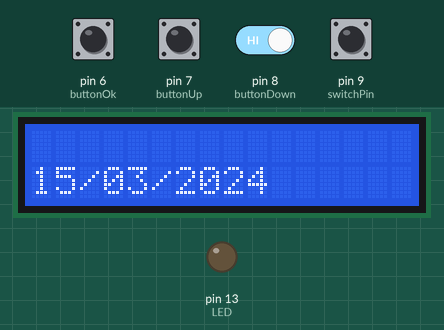
This sketch was run on a simulated Arduino Mega 2560, built with avr-gcc and run on an emulated ATmega2560. On the bench: 16×2 character LCD, output pins drawn as LEDs (lit = HIGH). The inputs (shaded band) are chosen by the test bench; at power-on: pin 6 (buttonOk), pin 7 (buttonUp), pin 8 (buttonDown), pin 9 (switchPin) HIGH. The local clock reads 2024-03-15 10:24:30 at power-on unless the sketch sets it.

Above: at 1.2 s.
1.3 s: pin 6 (buttonOk) pulled LOW for 3.2 s
At 5.0 s:
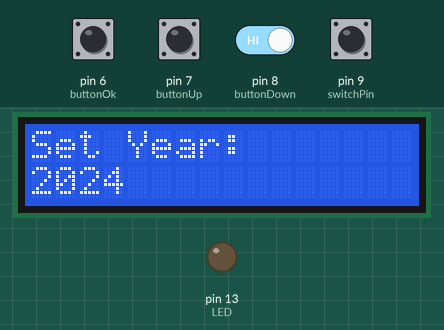
6.0 s: pin 6 (buttonOk) pulled LOW for 1 s
At 8.4 s:
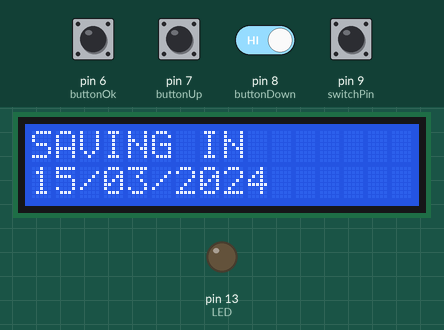
9.2 s: pin 6 (buttonOk) pulled LOW for 0.4 s
At 10.7 s:
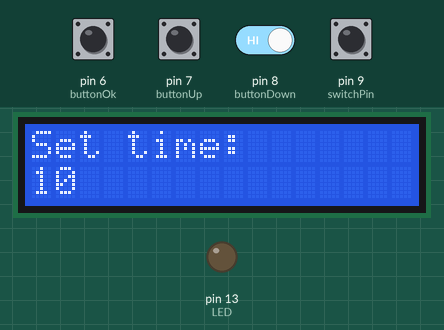
11.1 s: pin 7 (buttonUp) pulled LOW for 1 s
At 12.6 s:
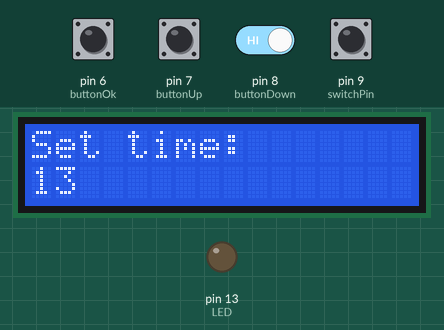
13.6 s: pin 7 (buttonUp) pulled LOW for 0.4 s
At 15.1 s:
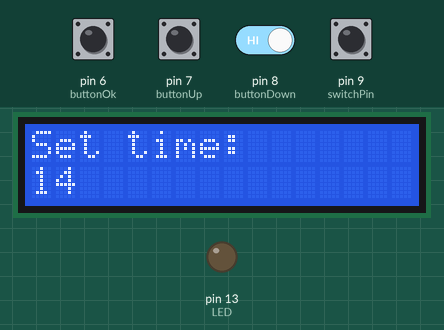
15.5 s: pin 7 (buttonUp) driven LOW and pin 8 (buttonDown) driven LOW
At 16.7 s:
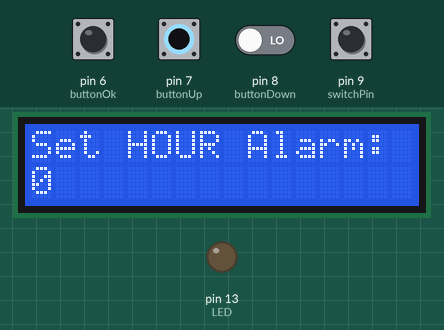
Timing chart, 0 to 18.1 s (numbered marks = the images above; inputs shaded):
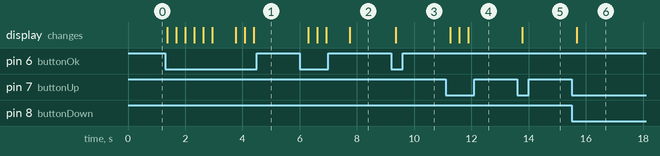

Measured:
- after the input at 1.3 s, the display: first changes after 0.07 s (image 1 shows a later state)
- after the input at 6.0 s, the display: first changes after 0.30 s (image 2 shows a later state)
- after the input at 9.2 s, the display: changes after 0.15 s (image 3)
- after the input at 11.1 s, the display: first changes after 0.15 s (image 4 shows a later state)
- after the input at 13.6 s, the display: changes after 0.18 s (image 5)
- after the input at 15.5 s, the display: changes after 0.19 s (image 6)

The sketch:

LCD.ino
```cpp
#include <Wire.h>
#include <RTClib.h>
#include <LiquidCrystal_I2C.h>
#include <Servo.h>
#include <Stepper.h>

//************************************//
LiquidCrystal_I2C lcd(0x27,16,2); // Display  I2C 16 x 2 (Address, Width, Height)
RTC_DS1307 RTC;

//************Button*****************//
int buttonOk = 6;
int buttonUp = 7;
int buttonDown = 8;
int switchPin = 9; // SWITCH Alarm

//**************Motor***************//

Stepper motor(30,10,11);
int motorPosition = 0;

//**************Alarm***************//
#define LED 13
#define buzzer 10

//************Pills*****************//
int pill_input = 0;

//************Time Variables**************//
int hourupg;
int minupg;
int yearupg;
int monthupg;
int dayupg;
int menu =0;
int setAll =0;

uint8_t alarmHours = 0, alarmMinutes = 0;

void setup()
{

  lcd.begin();
  lcd.backlight();
  lcd.clear();

  pinMode(buttonOk,INPUT_PULLUP);
  pinMode(buttonUp,INPUT_PULLUP);
  pinMode(buttonDown,INPUT_PULLUP);
  pinMode(switchPin,INPUT_PULLUP);
  pinMode(LED,OUTPUT);
  pinMode(buzzer, OUTPUT);


  Serial.begin(9600);
  Wire.begin();
  RTC.begin();

  if (! RTC.isrunning()) {
    Serial.println("RTC is NOT running!");
    // Set the date and time at compile time
    RTC.adjust(DateTime(__DATE__, __TIME__));
  }
  // RTC.adjust(DateTime(__DATE__, __TIME__));
    // The default display shows the date and time
  int menu=0;
}

void loop()
{

// check if you press the SET button and increase the menu index
  if(digitalRead(buttonOk)== LOW)
  {
   menu=menu+1;
  }
  if((digitalRead(buttonUp)== LOW)&&(digitalRead(buttonDown)== LOW))
  {

    DisplaySetHourAll();
    DisplaySetMinuteAll();
    delay(1000);
    lcd.clear();
  }
// subroutines
  if (menu==0)
    {
     DisplayDateTime(); // void DisplayDateTime
     Alarm(); // Alarm control
          }
  if (menu==1)
    {
    DisplaySetHour();
    }
  if (menu==2)
    {
    DisplaySetMinute();
    }
  if (menu==3)
    {
    DisplaySetYear();
    }
  if (menu==4)
    {
    DisplaySetMonth();
    }
  if (menu==5)
    {
    DisplaySetDay();
    }
  if (menu==6)
    {
    StoreAgg();
    delay(500);
    menu=0;
    }
    delay(100);
}

void DisplayDateTime ()
{
// We show the current date and time
  DateTime now = RTC.now();

  lcd.setCursor(0, 2);

  if (now.hour()<=9)
  {
    lcd.print("0");
  }
  lcd.print(now.hour(), DEC);
  hourupg=now.hour();
  lcd.print(":");
  if (now.minute()<=9)
  {
    lcd.print("0");
  }
  lcd.print(now.minute(), DEC);
  minupg=now.minute();
  lcd.print(":");
  if (now.second()<=9)
  {
    lcd.print("0");
  }
  lcd.print(now.second(), DEC);


  lcd.setCursor(0, 1);

  if (now.day()<=9)
  {
    lcd.print("0");
  }
  lcd.print(now.day(), DEC);
  dayupg=now.day();
  lcd.print("/");
  if (now.month()<=9)
  {
    lcd.print("0");
  }
  lcd.print(now.month(), DEC);
  monthupg=now.month();
  lcd.print("/");
  lcd.print(now.year(), DEC);
  yearupg=now.year();

}

void DisplaySetHour()
{
// time setting
  lcd.clear();
  DateTime now = RTC.now();
  if(digitalRead(buttonUp)==LOW)
  {
    if(hourupg==23)
    {
      hourupg=0;
    }
    else
    {
      hourupg=hourupg+1;
    }
  }
   if(digitalRead(buttonDown)==LOW)
  {
    if(hourupg==0)
    {
      hourupg=23;
    }
    else
    {
      hourupg=hourupg-1;
    }
  }
  lcd.setCursor(0,0);
  lcd.print("Set time:");
  lcd.setCursor(0,1);
  lcd.print(hourupg,DEC);
  delay(200);
}

void DisplaySetMinute()
{
// Setting the minutes
  lcd.clear();
  if(digitalRead(buttonUp)==LOW)
  {
    if (minupg==59)
    {
      minupg=0;
    }
    else
    {
      minupg=minupg+1;
    }
  }
   if(digitalRead(buttonDown)==LOW)
  {
    if (minupg==0)
    {
      minupg=59;
    }
    else
    {
      minupg=minupg-1;
    }
  }
  lcd.setCursor(0,0);
  lcd.print("Set Minutes:");
  lcd.setCursor(0,1);
  lcd.print(minupg,DEC);
  delay(200);
}

void DisplaySetYear()
{
// setting the year
  lcd.clear();
  if(digitalRead(buttonUp)==LOW)
  {
    yearupg=yearupg+1;
  }
   if(digitalRead(buttonDown)==LOW)
  {
    yearupg=yearupg-1;
  }
  lcd.setCursor(0,0);
  lcd.print("Set Year:");
  lcd.setCursor(0,1);
  lcd.print(yearupg,DEC);
  delay(200);
}

void DisplaySetMonth()
{
// Setting the month
  lcd.clear();
  if(digitalRead(buttonUp)==LOW)
  {
    if (monthupg==12)
    {
      monthupg=1;
    }
    else
    {
      monthupg=monthupg+1;
    }
  }
   if(digitalRead(buttonDown)==LOW)
  {
    if (monthupg==1)
    {
      monthupg=12;
    }
    else
    {
      monthupg=monthupg-1;
    }
  }
  lcd.setCursor(0,0);
  lcd.print("Set Month:");
  lcd.setCursor(0,1);
  lcd.print(monthupg,DEC);
  delay(200);
}

void DisplaySetDay()
{
// Setting the day
  lcd.clear();
  if(digitalRead(buttonUp)==LOW)
  {
    if (dayupg==31)
    {
      dayupg=1;
    }
    else
    {
      dayupg=dayupg+1;
    }
  }
   if(digitalRead(buttonDown)==LOW)
  {
    if (dayupg==1)
    {
      dayupg=31;
    }
    else
    {
      dayupg=dayupg-1;
    }
  }
  lcd.setCursor(0,0);
  lcd.print("Set Day:");
  lcd.setCursor(0,1);
  lcd.print(dayupg,DEC);
  delay(200);
}

void StoreAgg()
{
// Variable saving
  lcd.clear();
  lcd.setCursor(0,0);
  lcd.print("SAVING IN");
  lcd.setCursor(0,1);
  lcd.print("PROGRESS");
  RTC.adjust(DateTime(yearupg,monthupg,dayupg,hourupg,minupg,0));
  delay(200);
}
void DisplaySetHourAll()// Setting the alarm minutes
{
  while(digitalRead(buttonOk)==HIGH){

  lcd.clear();

  if(digitalRead(buttonUp)==LOW)
  {
    if(alarmHours==23)
    {
      alarmHours=0;
    }
    else
    {
      alarmHours=alarmHours+1;
    }
  }
   if(digitalRead(buttonDown)==LOW)
  {
    if(alarmHours==0)
    {
      alarmHours=23;
    }
    else
    {
      alarmHours=alarmHours-1;
    }
  }
  lcd.setCursor(0,0);
  lcd.print("Set HOUR Alarm:");
  lcd.setCursor(0,1);
  lcd.print(alarmHours,DEC);
  delay(200);
 }
 delay(200);
}

void DisplaySetMinuteAll()// Setting the alarm minutes
 {
  while(digitalRead(buttonOk)==HIGH){

  lcd.clear();
  if(digitalRead(buttonUp)==LOW)
  {
    if (alarmMinutes==59)
    {
      alarmMinutes=0;
    }
    else
    {
      alarmMinutes=alarmMinutes+1;
    }
  }
   if(digitalRead(buttonDown)==LOW)
  {
    if (alarmMinutes==0)
    {
      alarmMinutes=59;
    }
    else
    {
      alarmMinutes=alarmMinutes-1;
    }
  }
  lcd.setCursor(0,0);
  lcd.print("Set MIN. Alarm:");
  lcd.setCursor(0,1);
  lcd.print(alarmMinutes,DEC);
  delay(200);
 }
 delay(200);
}

void Alarm(){
   if(digitalRead(switchPin)== LOW)
  {
   setAll=setAll+1;
  }
  if (setAll==0)
    {

     noTone (buzzer);
     digitalWrite(LED,LOW);
     }
  if (setAll==1)
    {

     DateTime now = RTC.now();
     if ( now.hour() == alarmHours && now.minute() == alarmMinutes )
        {
         lcd.noBacklight();
         DateTime now = RTC.now();
         digitalWrite(LED,HIGH);
         tone(buzzer,880); //play the note "A5" (LA5)
         delay (300);
         tone(buzzer,698); //play the note "F6" (FA5)
         lcd.backlight();
         motor.step(1);
        }
    else{
         noTone (buzzer);
         digitalWrite(LED,LOW);
        }

    }
  if (setAll==2)
    {
     setAll=0;
    }
    delay(200);
}
```
